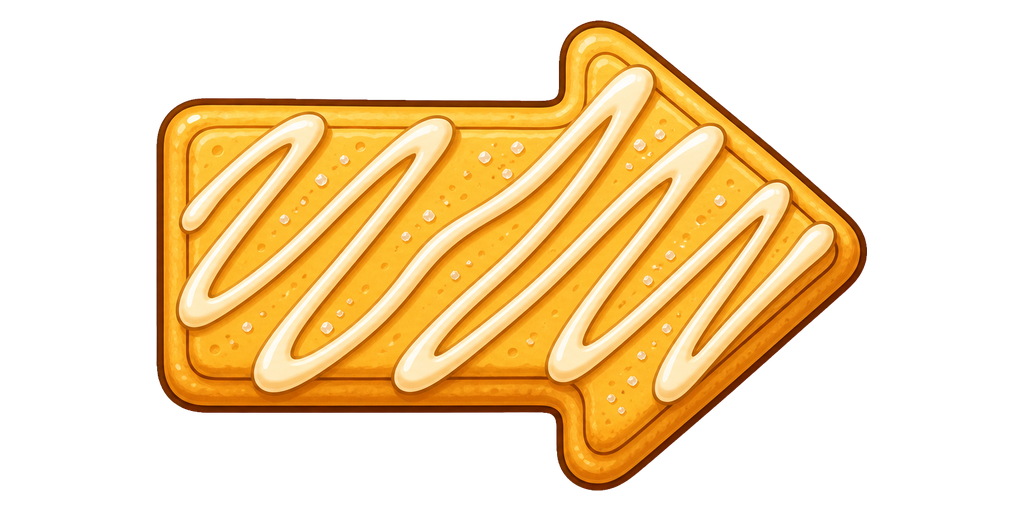
#> input picture GourmetProject/Art/GeneratedDishSamples/final/arrow_cookie_1_sample.png, 1024 x 512 px
$ python rotate_arrow_cookie.py --right final/arrow_cookie_1_sample.png --output-dir out
#> lines starting #> are read from the running program, lines starting #| are printed output that depends on the picture
#!/usr/bin/env python3

import argparse
from pathlib import Path

from PIL import Image


def save(image: Image.Image, path: Path) -> None:
    path.parent.mkdir(parents=True, exist_ok=True)
    image.save(path)
    print(f"output={path} size={image.size} alpha_bbox={image.getchannel('A').getbbox()}")


def main() -> None:
    parser = argparse.ArgumentParser()
    parser.add_argument("--right", required=True)
    parser.add_argument("--output-dir", required=True)
    args = parser.parse_args()

    right = Image.open(args.right).convert("RGBA")
#> right is the input picture: PIL image 1024x512 RGBA; mean R, G, B, A 96.9, 71.2, 30.1, 105.2
    output_dir = Path(args.output_dir)
    save(right, output_dir / "arrow_cookie_1_sample.png")
#| output=out/arrow_cookie_1_sample.png size=(1024, 512) alpha_bbox=(156, 20, 867, 491)
    save(right.transpose(Image.Transpose.ROTATE_180), output_dir / "arrow_cookie_2_sample.png")
#> in save (call 2), `image.save(path)`:
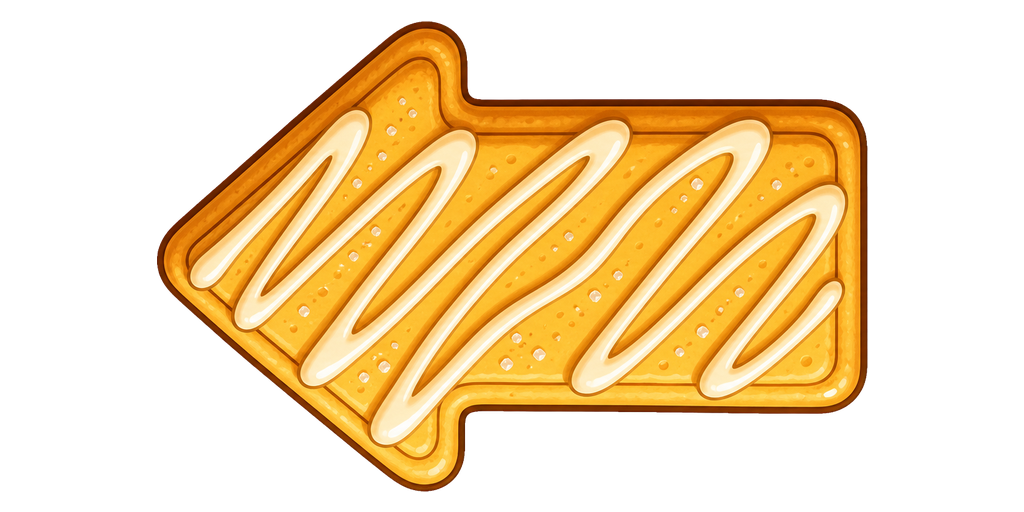
#> saved as arrow_cookie_2_sample.png: PIL image 1024x512 RGBA; mean R, G, B, A 96.9, 71.2, 30.1, 105.2; transparent parts drawn white
#| output=out/arrow_cookie_2_sample.png size=(1024, 512) alpha_bbox=(157, 21, 868, 492)
    save(right.transpose(Image.Transpose.ROTATE_270), output_dir / "arrow_cookie_3_sample.png")
#> in save (call 3), `image.save(path)`:
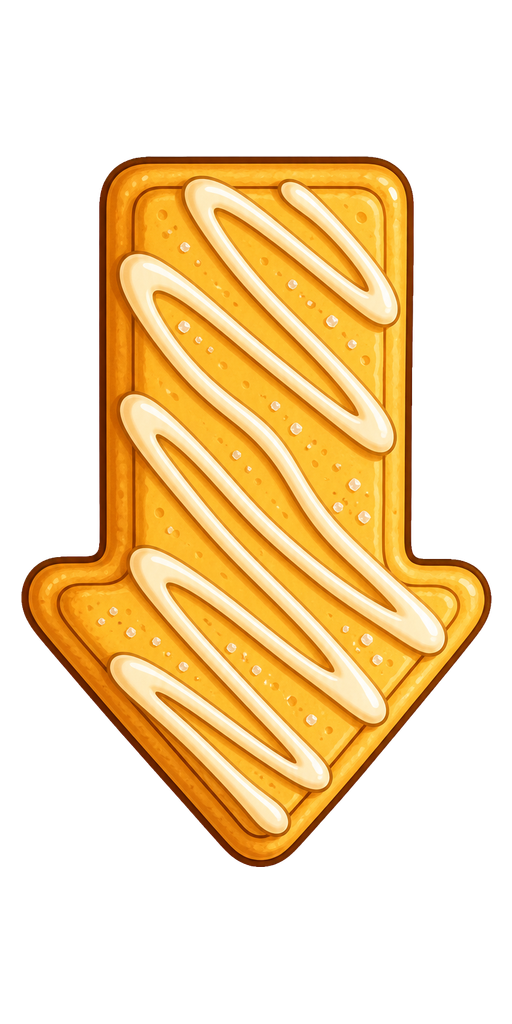
#> saved as arrow_cookie_3_sample.png: PIL image 512x1024 RGBA; mean R, G, B, A 96.9, 71.2, 30.1, 105.2; transparent parts drawn white
#| output=out/arrow_cookie_3_sample.png size=(512, 1024) alpha_bbox=(21, 156, 492, 867)
    save(right.transpose(Image.Transpose.ROTATE_90), output_dir / "arrow_cookie_4_sample.png")
#> in save (call 4), `image.save(path)`:
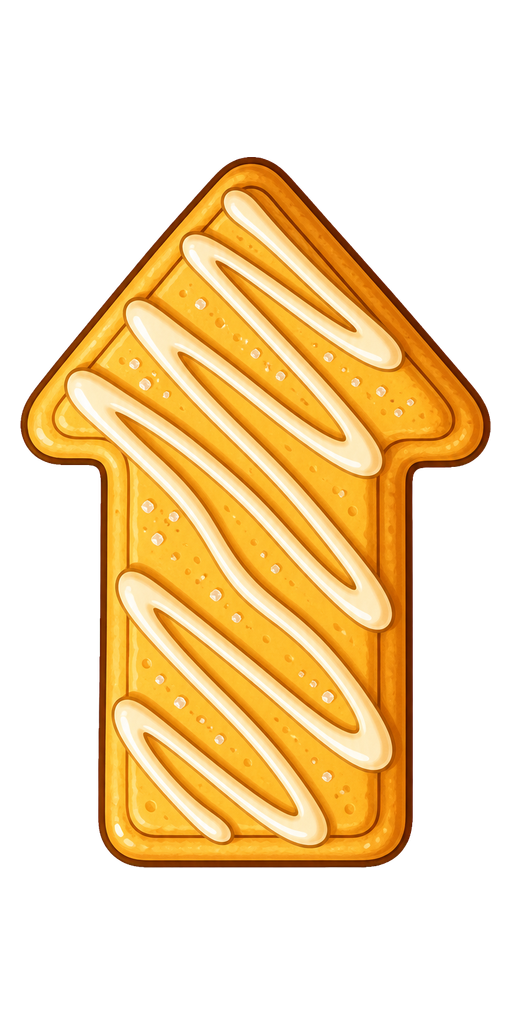
#> saved as arrow_cookie_4_sample.png: PIL image 512x1024 RGBA; mean R, G, B, A 96.9, 71.2, 30.1, 105.2; transparent parts drawn white
#| output=out/arrow_cookie_4_sample.png size=(512, 1024) alpha_bbox=(20, 157, 491, 868)


if __name__ == "__main__":
    main()

$ run again, with GourmetProject/Art/GeneratedDishSamples/final/apple_pie_sample.png copied over GourmetProject/Art/GeneratedDishSamples/final/arrow_cookie_1_sample.png
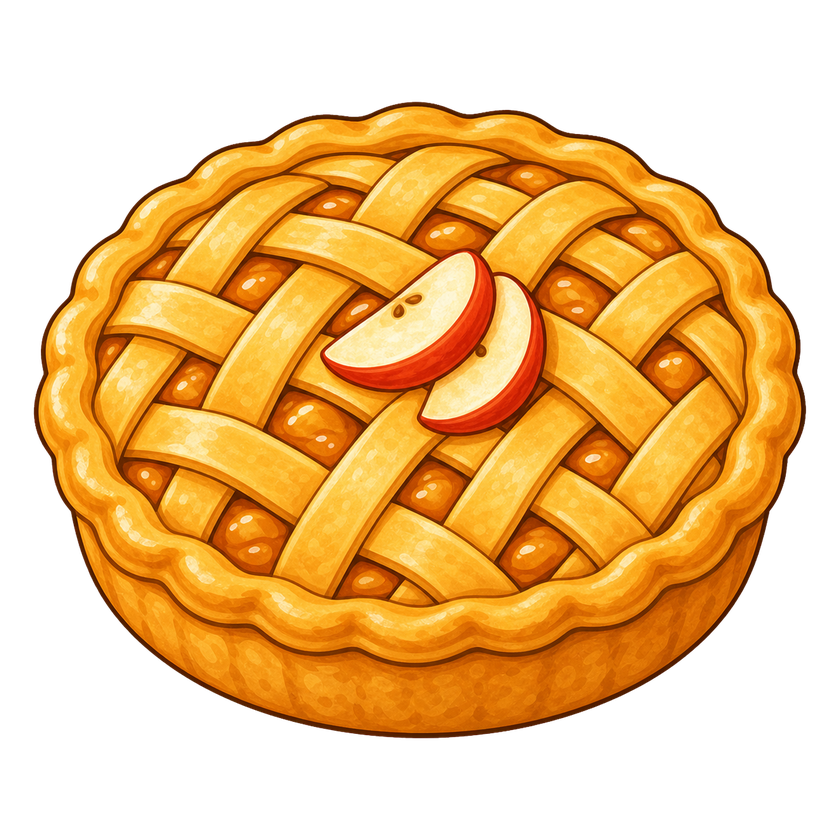
#> input picture GourmetProject/Art/GeneratedDishSamples/final/apple_pie_sample.png, 840 x 840 px, shrunk from 1536 x 1536 before the run
#> in main, right is the input picture: PIL image 840x840 RGBA; mean R, G, B, A 122.5, 78.9, 21, 138.2
#| output=out/arrow_cookie_1_sample.png size=(840, 840) alpha_bbox=(31, 99, 809, 741)
#> in save (call 2), `image.save(path)`:
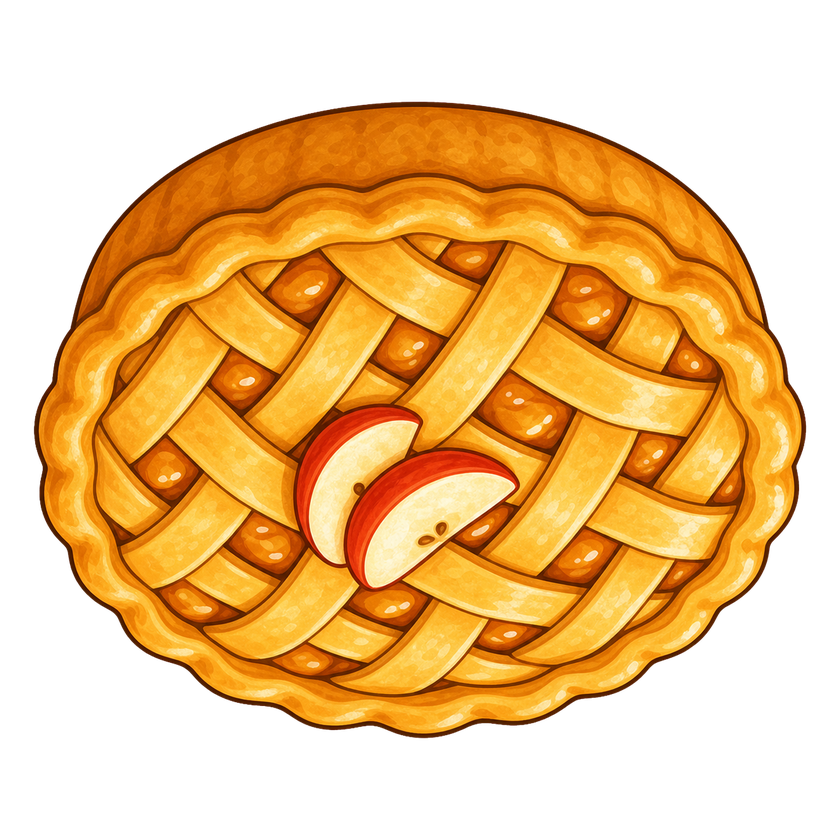
#> saved as arrow_cookie_2_sample.png: PIL image 840x840 RGBA; mean R, G, B, A 122.5, 78.9, 21, 138.2; transparent parts drawn white
#| output=out/arrow_cookie_2_sample.png size=(840, 840) alpha_bbox=(31, 99, 809, 741)
#| output=out/arrow_cookie_3_sample.png size=(840, 840) alpha_bbox=(99, 31, 741, 809)
#> in save (call 4), `image.save(path)`:
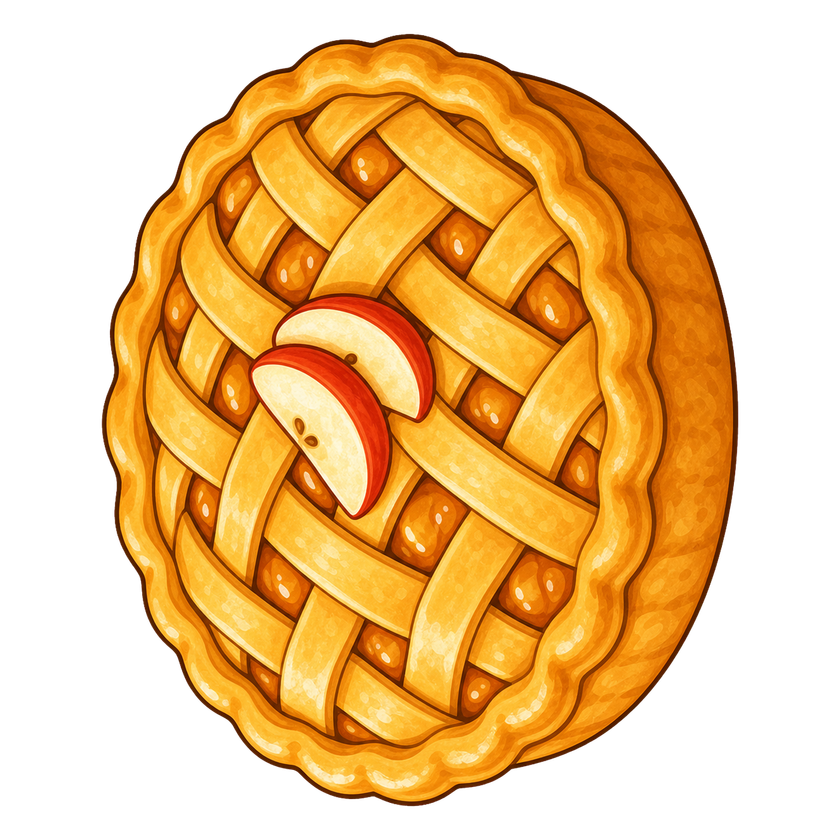
#> saved as arrow_cookie_4_sample.png: PIL image 840x840 RGBA; mean R, G, B, A 122.5, 78.9, 21, 138.2; transparent parts drawn white
#| output=out/arrow_cookie_4_sample.png size=(840, 840) alpha_bbox=(99, 31, 741, 809)

$ run again, with GourmetProject/Art/GeneratedDishSamples/final/baguette_sample.png copied over GourmetProject/Art/GeneratedDishSamples/final/arrow_cookie_1_sample.png
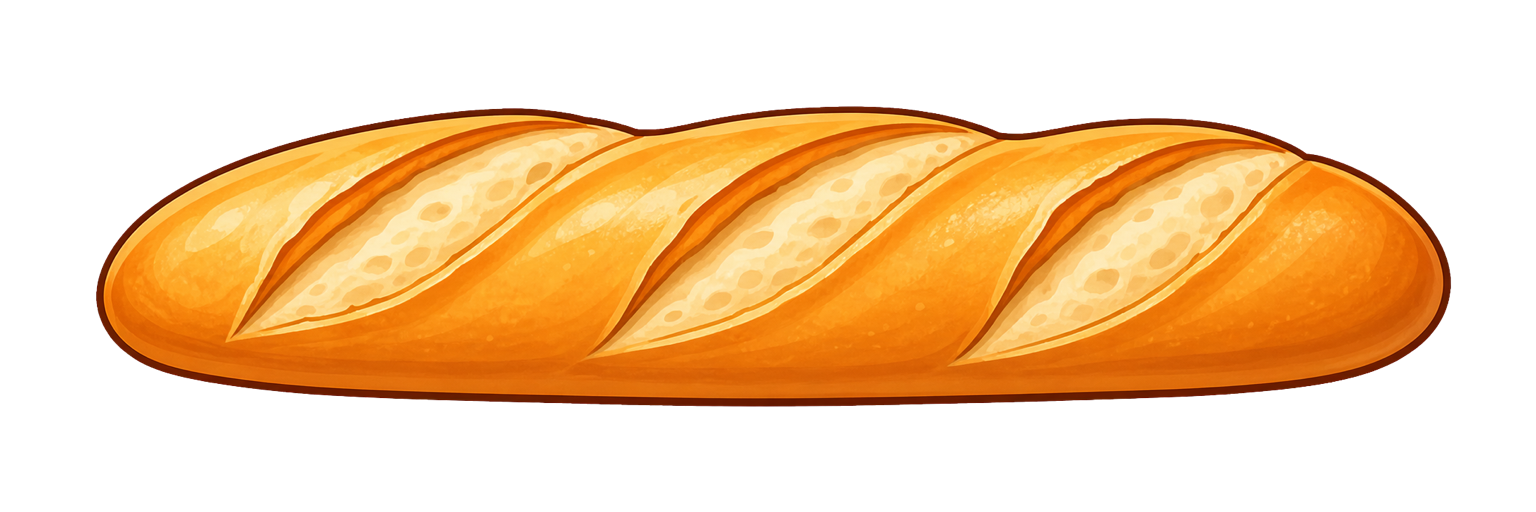
#> input picture GourmetProject/Art/GeneratedDishSamples/final/baguette_sample.png, 1536 x 512 px
#> in main, right is the input picture: PIL image 1536x512 RGBA; mean R, G, B, A 102.9, 65.6, 22.7, 112.2
#| output=out/arrow_cookie_1_sample.png size=(1536, 512) alpha_bbox=(96, 106, 1452, 407)
#> in save (call 2), `image.save(path)`:
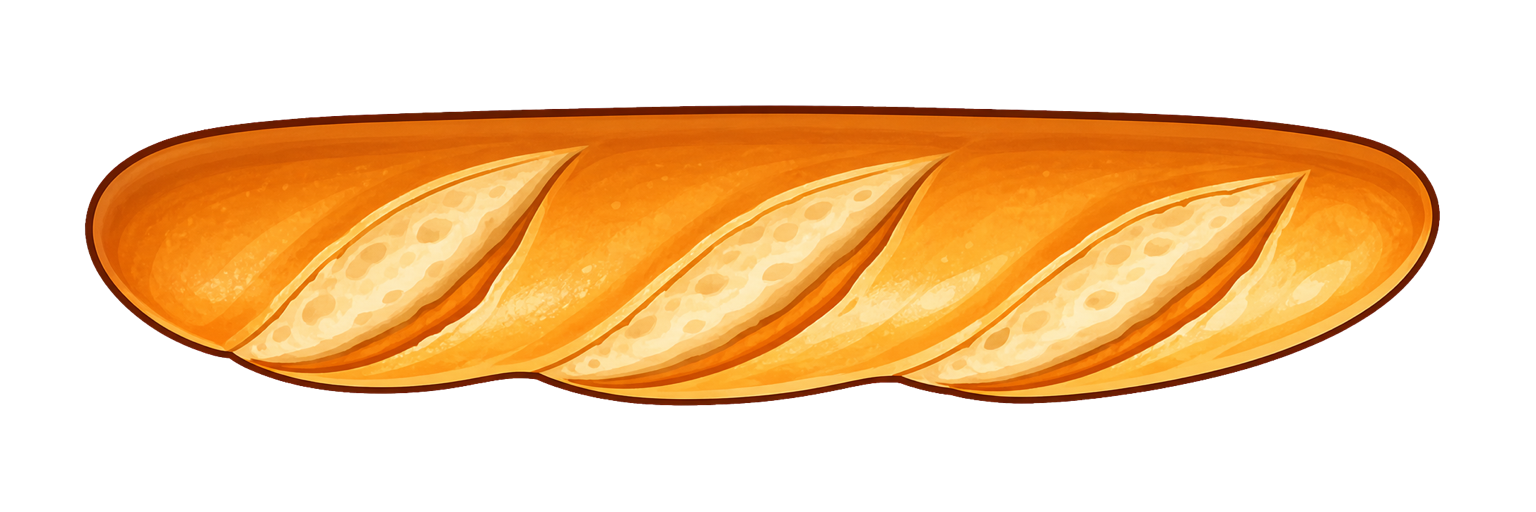
#> saved as arrow_cookie_2_sample.png: PIL image 1536x512 RGBA; mean R, G, B, A 102.9, 65.6, 22.7, 112.2; transparent parts drawn white
#| output=out/arrow_cookie_2_sample.png size=(1536, 512) alpha_bbox=(84, 105, 1440, 406)
#| output=out/arrow_cookie_3_sample.png size=(512, 1536) alpha_bbox=(105, 96, 406, 1452)
#> in save (call 4), `image.save(path)`:
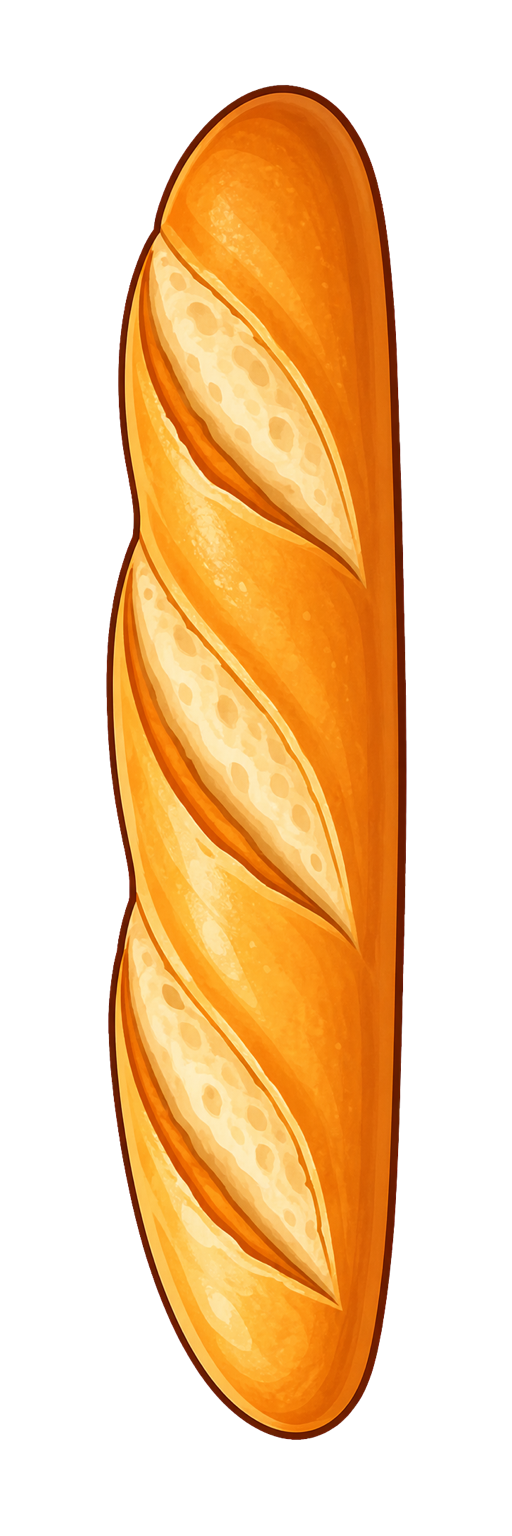
#> saved as arrow_cookie_4_sample.png: PIL image 512x1536 RGBA; mean R, G, B, A 102.9, 65.6, 22.7, 112.2; transparent parts drawn white
#| output=out/arrow_cookie_4_sample.png size=(512, 1536) alpha_bbox=(106, 84, 407, 1440)

$ run again, with GourmetProject/Art/GeneratedDishSamples/final/big_lollipop_sample.png copied over GourmetProject/Art/GeneratedDishSamples/final/arrow_cookie_1_sample.png
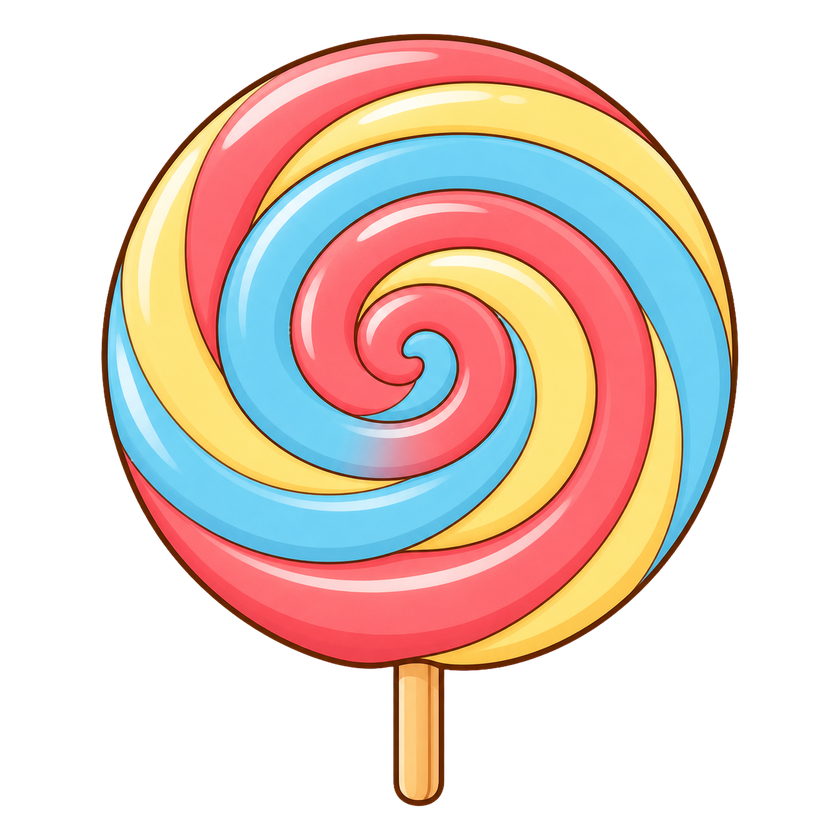
#> input picture GourmetProject/Art/GeneratedDishSamples/final/big_lollipop_sample.png, 840 x 840 px, shrunk from 1536 x 1536 before the run
#> in main, right is the input picture: PIL image 840x840 RGBA; mean R, G, B, A 93.8, 75.4, 67.2, 118.4
#| output=out/arrow_cookie_1_sample.png size=(840, 840) alpha_bbox=(99, 31, 741, 809)
#| output=out/arrow_cookie_2_sample.png size=(840, 840) alpha_bbox=(99, 31, 741, 809)
#> in save (call 3), `image.save(path)`:
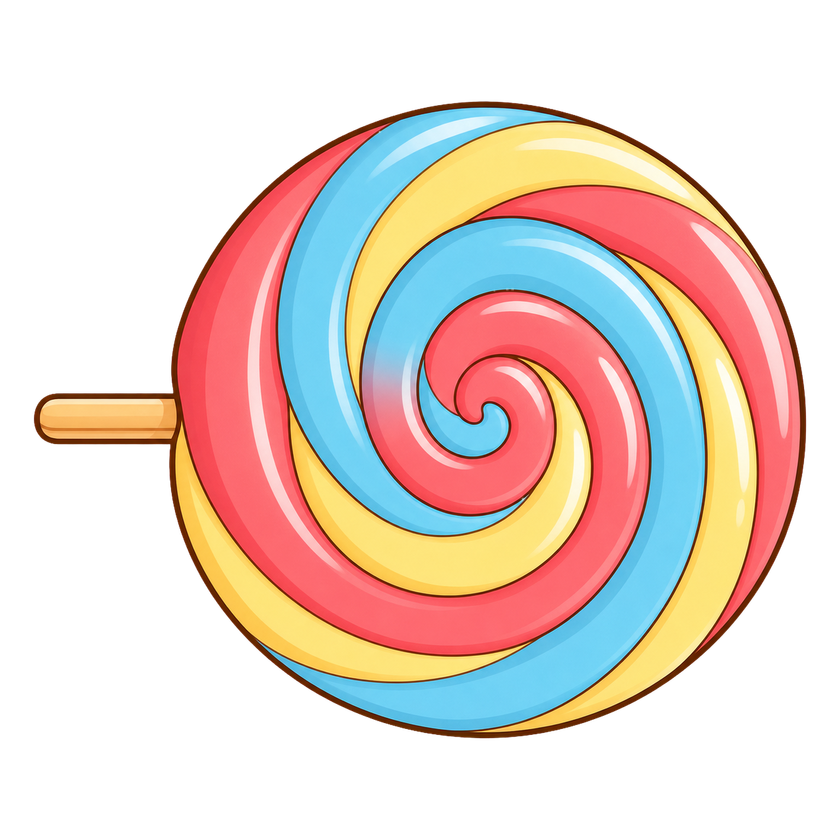
#> saved as arrow_cookie_3_sample.png: PIL image 840x840 RGBA; mean R, G, B, A 93.8, 75.4, 67.2, 118.4; transparent parts drawn white
#| output=out/arrow_cookie_3_sample.png size=(840, 840) alpha_bbox=(31, 99, 809, 741)
#> in save (call 4), `image.save(path)`:
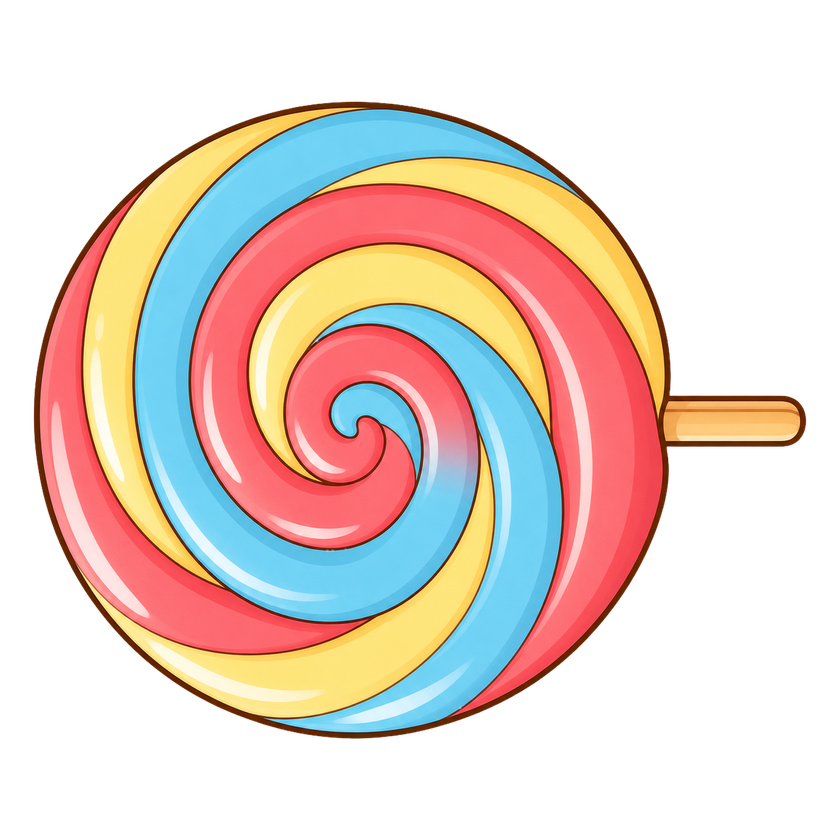
#> saved as arrow_cookie_4_sample.png: PIL image 840x840 RGBA; mean R, G, B, A 93.8, 75.4, 67.2, 118.4; transparent parts drawn white
#| output=out/arrow_cookie_4_sample.png size=(840, 840) alpha_bbox=(31, 99, 809, 741)
